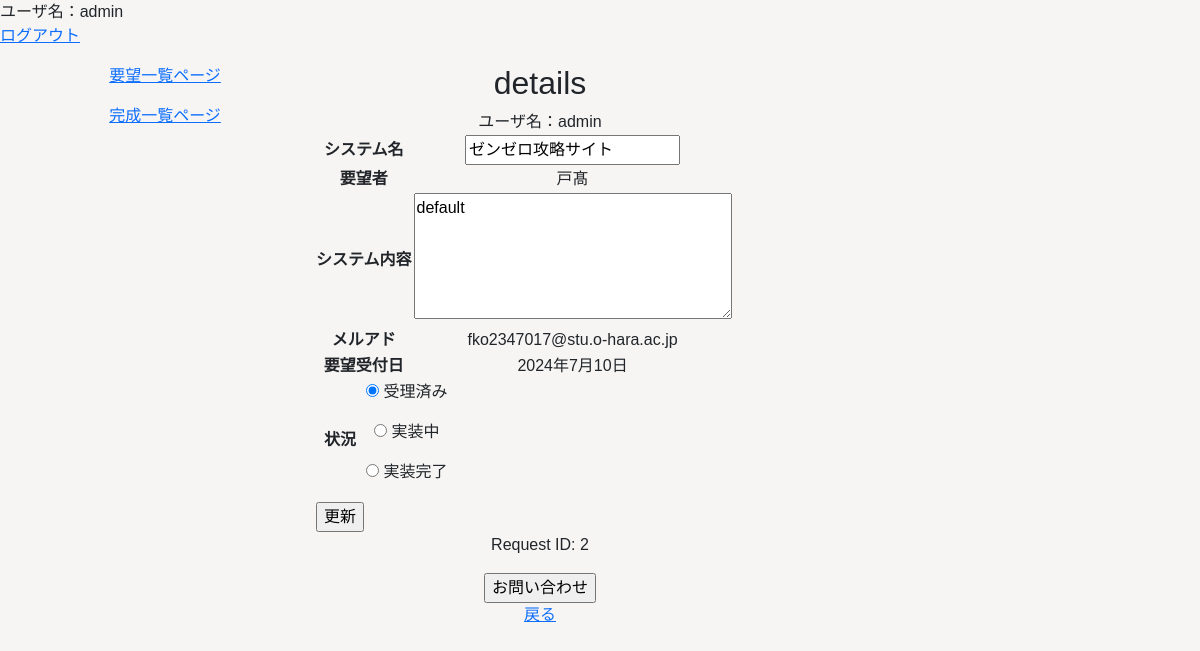
Before: /detail/2 (signed in) with the older database file.
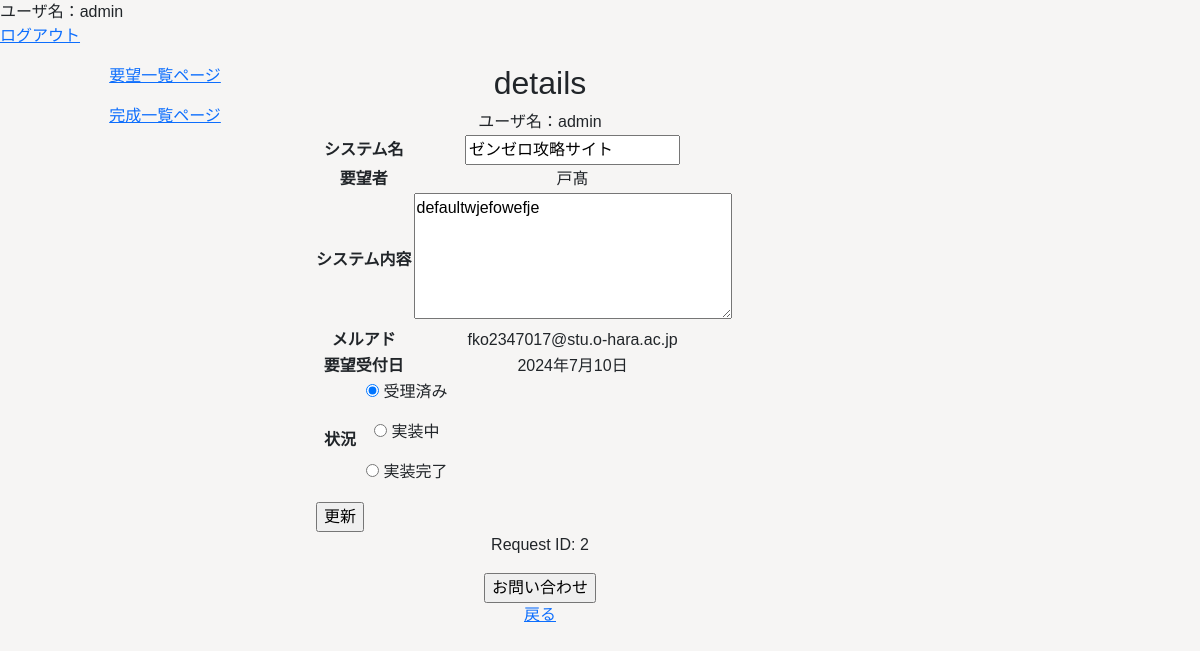
After: the same page with the newer database file.
### Management/models.py (models this page shows, shortened)
class Request(models.Model):
    request_id = models.AutoField(primary_key=True)
    name = models.CharField(max_length=100, null=False, blank=False)
    system_name = models.CharField(max_length=100, null=False, blank=False, default='default')
    system_overview = models.CharField(max_length=1000, null=False, blank=False, default='default')
    mail = models.EmailField(max_length=100, null=False, blank=False)
    date = models.DateField(auto_now_add=True, null=False, blank=False)
    status = models.IntegerField(default=0)

### Management/views.py (the view)
# urls.py: path("detail/<int:id>",views.detail, name="detail"),
@login_required
def detail(request,id):
    template = loader.get_template("Management/detail.html")
    data = Request.objects.get(request_id=id)
    context = {
        "data":data,
        "user":request.user,
    }
    return HttpResponse(template.render(context, request))

### Management/templates/Management/detail.html (shortened to what this page needs)
{% extends 'Management/base.html' %}
{% block contents %}
<body>
    <h2>details</h2>
    <div>
        ユーザ名：{{ user }}
    </div>
    <div>
        <form method="post" action="{% url 'Management:detail_update' data.request_id %}">
        <table>
            <tr>
                <th>
                    システム名
                </th>
                <td>
                    <input name="system_name" type="text" value="{{data.system_name}}">
                </td>
            </tr>
            <tr>
                <th>
                    要望者
                </th>
                <td>
                    {{data.name}}
                </td>
            </tr>
            <tr>
                <th>
                    システム内容
                </th>
                <td>
                    <textarea name="system_overview" cols="32" rows="5">{{data.system_overview}}</textarea>
                </td>
            </tr>
            <tr>
                <th>
                    メルアド
                </th>
                <td>
                    {{data.mail}}
                </td>
            </tr>
            <tr>
                <th>
                    要望受付日
                </th>
                <td>
                    {{data.date}}
                </td>
            </tr>
            <table>
            <tr>
                <th>
                    状況
                </th>
                <td>
                    <p><input type="radio" id="zero" name="status" value="0" {% if data.status == 0 %}checked{%endif%} />
                    <label for="zero">受理済み</label></p>
                    <p><input type="radio" id="one" name="status" value="1"  {% if data.status == 1 %}checked{%endif%} />
                    <label for="one">実装中</label></p>
                    <p><input type="radio" id="two" name="status" value="2"  {% if data.status == 2 %}checked{%endif%} />
                    <label for="two">実装完了</label></p>
                </td>
            </tr>
            <tr>
                <td><input type="submit" value="更新"></td>
            </tr>
            </table>
        </table>
        </form>
            <form  method="post" action="{% url 'inquiry:index' data.request_id %}">
                <p>Request ID: {{ data.request_id }}</p>
                <tr>
                    <th>
                        <input type="submit" value="お問い合わせ">
                    </th>
                </tr>
            </form>
        <a href="/">戻る</a>
    </div>
</body>
{% endblock %}

Changed rows visible on the page:
changed Request "戸髙": system_overview "default" → "defaultwjefowefje"
